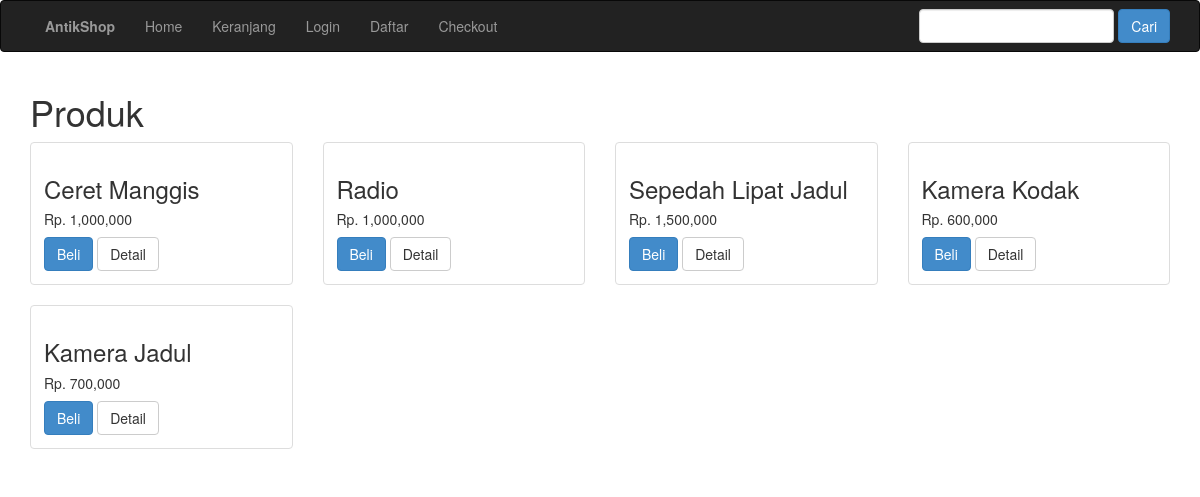
The page / on the database its author committed.
### tables this page shows
CREATE TABLE `produk` (
  `id_produk` int(11) NOT NULL,
  `nama_produk` varchar(100) NOT NULL,
  `harga_produk` int(11) NOT NULL,
  `berat_produk` int(11) NOT NULL,
  `foto_produk` varchar(100) NOT NULL,
  `deskripsi_produk` varchar(100) NOT NULL
);

### isi.php (the view, shortened to what this page needs)
<?php
include 'koneksi.php';
?>
<!doctype html>
<html>
<head>
    <link rel="stylesheet" href="admin/assets/css/bootstrap.css">
</head>
<body>
<section class="konten">
	<div class="container">
    	<h1>Produk</h1>
        <div class="row">
        	<?php $ambil = $koneksi->query("SELECT * FROM produk"); ?>
            <?php while($perproduk = $ambil->fetch_assoc()){ ?>
        <div class="col-md-3">
        	<div class="thumbnail">
                <div class="caption">
                	<h3><?php echo $perproduk['nama_produk']; ?></h3>
                    <h5>Rp. <?php echo number_format($perproduk['harga_produk']); ?></h5>
                    <a href="beli.php?id=<?php echo $perproduk['id_produk']; ?>" class="btn btn-primary">Beli</a>
                    <a href="detail.php?id=<?php echo $perproduk["id_produk"]; ?>"class="btn btn-default">Detail</a>
                </div>
            </div>
        </div>
        <?php } ?>
        </div>
    </div>
</section>
</body>
</html>

### rows shown on the page
produk: nama_produk "Ceret Manggis", harga_produk "1,000,000"
produk: nama_produk "Radio", harga_produk "1,000,000"
produk: nama_produk "Sepedah Lipat Jadul", harga_produk "1,500,000"
produk: nama_produk "Kamera Kodak", harga_produk "600,000"
produk: nama_produk "Kamera Jadul", harga_produk "700,000"
